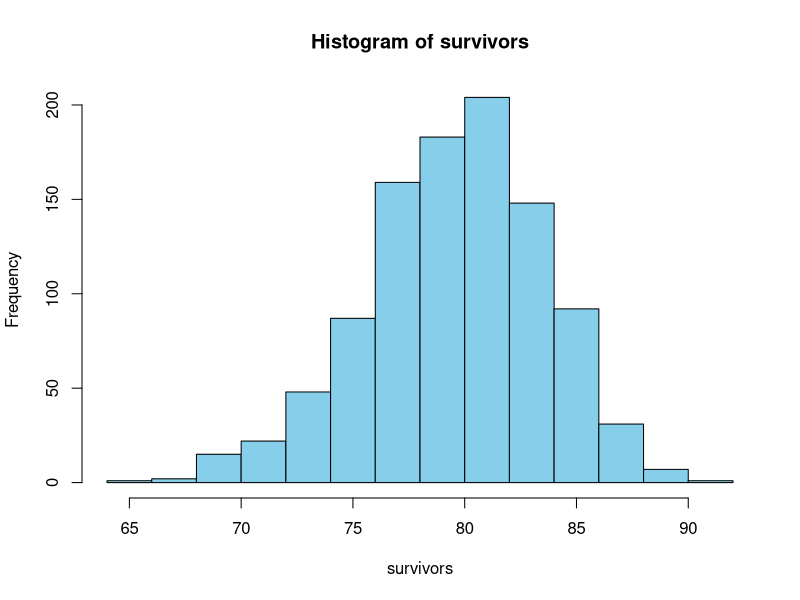
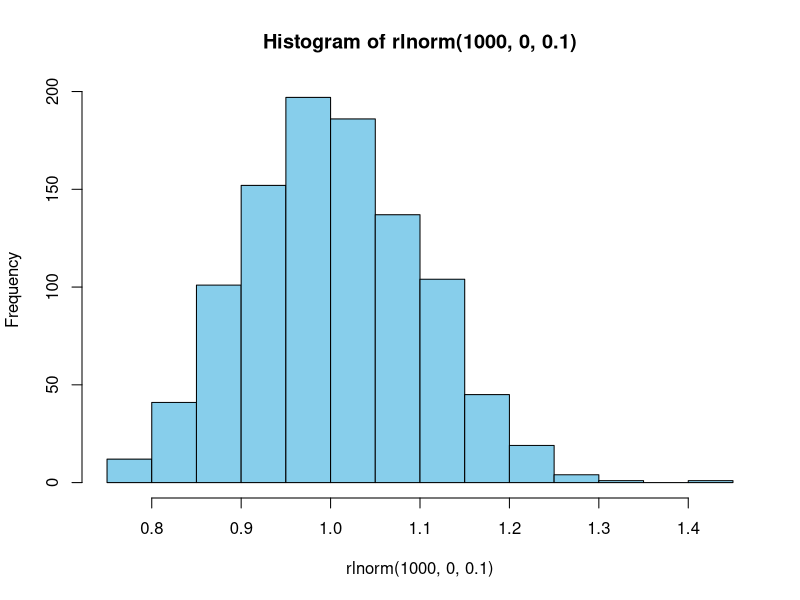
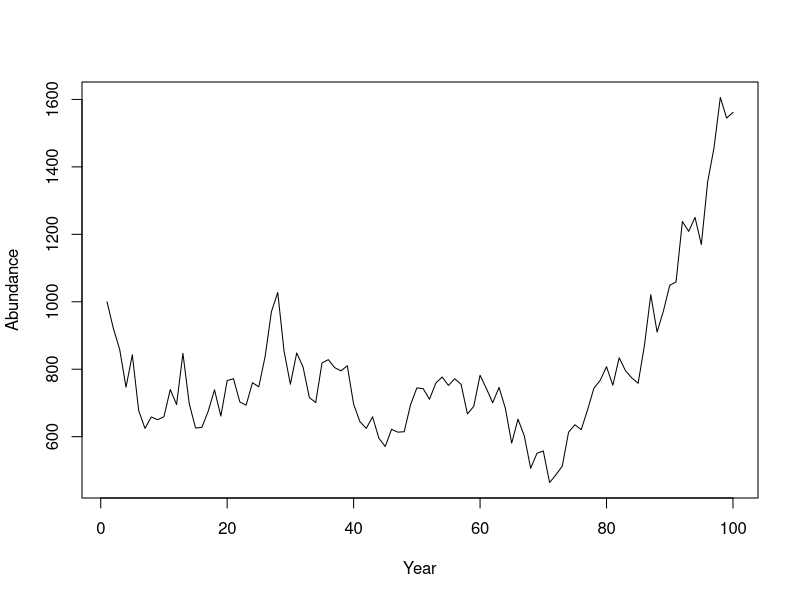
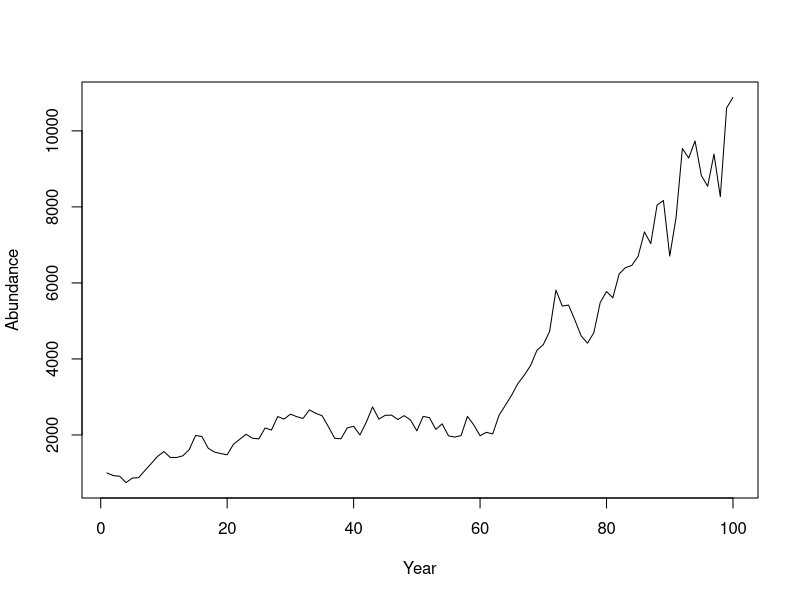
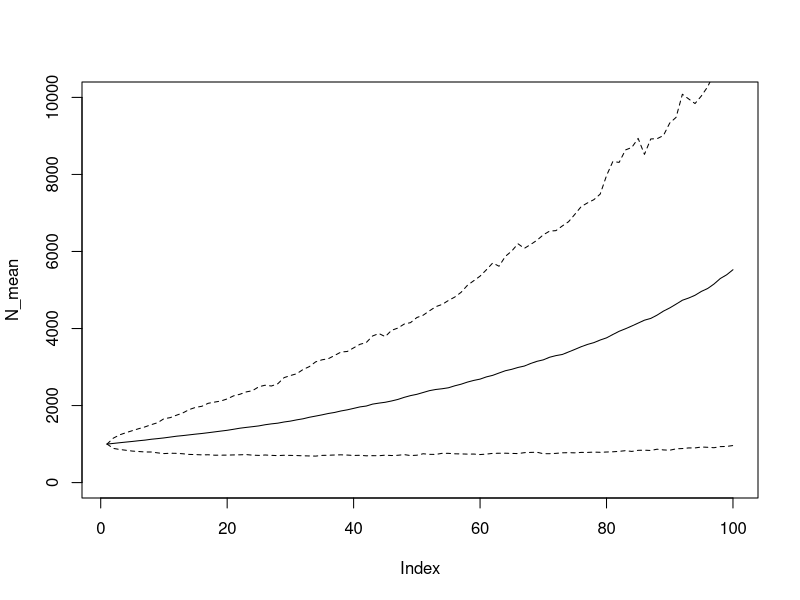
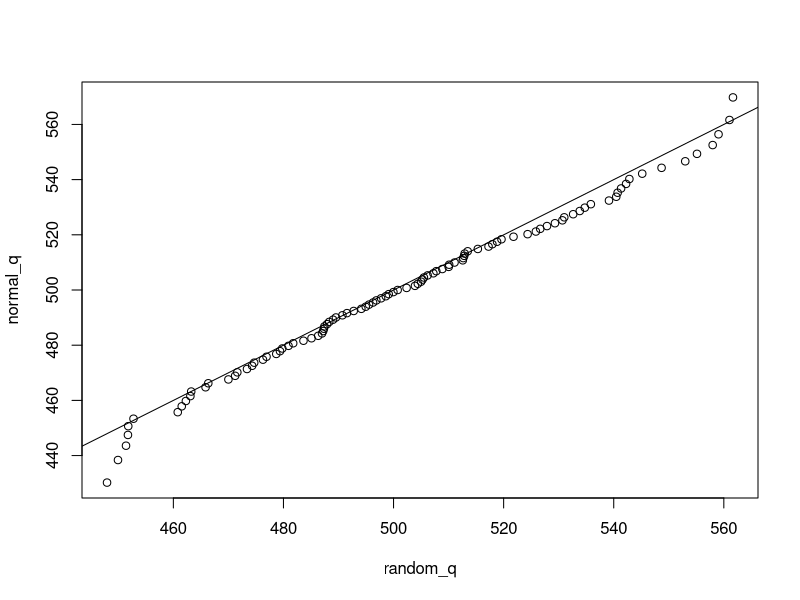
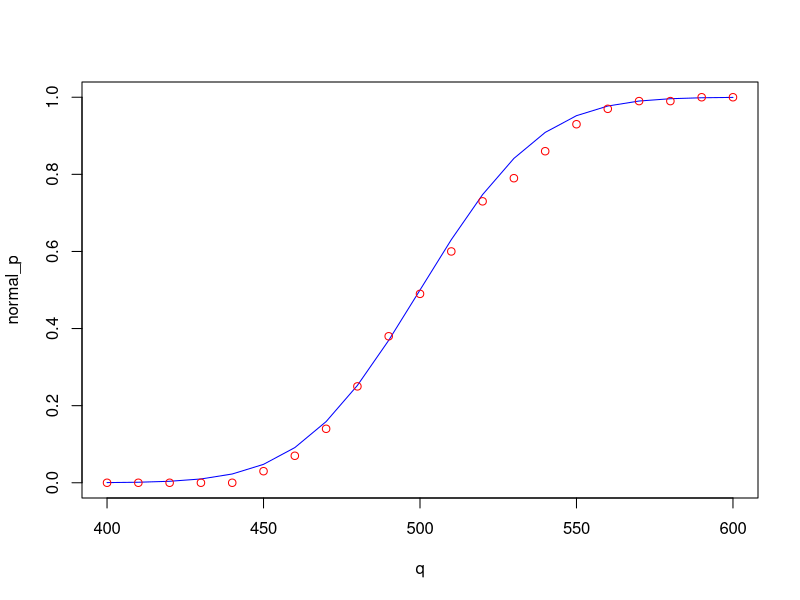

Recreate these plots in R, in order. (Note: this script raises an error after producing the figures.)
## ---- chunk 1
rm(list = ls(all = T))
knitr::opts_chunk$set(fig.align = "center")
## ---- chunk 2
rbinom(n = 1, size = 100, prob = 0.8)
## ---- chunk 3
survivors = rbinom(1000, 100, 0.8)
hist(survivors, col = "skyblue")
## ---- chunk 4
hist(rlnorm(1000, 0, 0.1), col = "skyblue")
## ---- chunk 5
sample(x = 1:10, size = 5)
## ---- chunk 6
sample(x = c("a", "b", "c"), size = 10, replace = T)
## ---- chunk 7
sample(x = c("live", "die"), size = 10, replace = T,
       prob = c(0.8, 0.2))
## ---- chunk 8
set.seed(1234)
rnorm(1)
## ---- chunk 9
x = rnorm(30, 500, 30)
## ---- chunk 10
means = replicate(n = 1000, expr = {
  x_i = sample(x, length(x), replace = T)
  mean(x_i)
})
## ---- chunk 11
se = function(x) sd(x)/sqrt(length(x))
mean(means); mean(x)
sd(means); se(x)
## ---- chunk 12
for (i in 1:5) {
  print(i^2)
}
## ---- chunk 13
for (i in 1:5) {
  i^2
}
## ---- chunk 14
results = numeric(5)
## ---- chunk 15
for (i in 1:5) {
  results[i]=i^2
}
results
## ---- chunk 16
nt = 100        # number of years
N = NULL       # container for abundance
N[1] = 1000    # first end-of-year abundance

for (t in 2:nt) {
  # N this year is N last year * growth *
    # randomness * fraction that survive harvest
  N[t] = (N[t-1] * 1.1 * rlnorm(1, 0, 0.1)) * (1 - 0.08)
}

# plot
plot(N, type = "l", pch = 15, xlab = "Year", ylab = "Abundance")
## ---- chunk 17
pop_sim = function(nt, grow, sd_grow, U, plot = F) {
  N = NULL 
  N[1] = 1000

  for (t in 2:nt) {
    N[t] = (N[t-1] * grow * rlnorm(1, 0, sd_grow)) * (1 - U)
  }
  
  if (plot) {
    plot(N, type = "l", pch = 15, xlab = "Year", ylab = "Abundance")
  }
  
  N
}
## ---- chunk 18
pop_sim(100, 1.1, 0.1, 0.08, T)
## ---- chunk 19
out = replicate(n = 1000, expr = pop_sim(100, 1.1, 0.1, 0.08, F))
## ---- chunk 20
N_mean = apply(out, 1, mean)
N_mean[1:10]
## ---- chunk 21
N_quants = apply(out, 1, function(x) quantile(x, c(0.1, 0.9)))

plot(N_mean, type = "l", ylim = c(0, 10000))
lines(N_quants[1,], lty = 2)
lines(N_quants[2,], lty = 2)
## ---- chunk 22
out10 = ifelse(out[10,] < 1000, "less10", "greater10")
table(out10)
## ---- chunk 23
out20 = ifelse(out[20,] < 1100, "less20", "greater20")
table(out20)
## ---- chunk 24
table(out10, out20)
## ---- chunk 25
round(table(out10, out20)/1000, 2)
## ---- chunk 26
mu = 500; sig = 30
## ---- chunk 27
random = rnorm(100, mu, sig)
## ---- chunk 28
p = seq(0.01, 0.99, 0.01)
random_q = quantile(random, p)
normal_q = qnorm(p, mu, sig)
plot(normal_q ~ random_q); abline(c(0,1))
## ---- chunk 29
q = seq(400, 600, 10)
random_cdf = ecdf(random)
random_p = random_cdf(q)
normal_p = pnorm(q, mu, sig)
plot(normal_p ~ q, type = "l", col = "blue")
points(random_p ~ q, col = "red")
## ---- chunk 30
sim_fit = function(n, p_old = 0.10, p_new = 0.25) {
  
  ### step 1: create the data ###
  # generate random response data
  dead_old = rbinom(n, size = 1, prob = p_old)
  dead_new = rbinom(n, size = 1, prob = p_new)
  # create the predictor variable
  method = rep(c("old", "new"), each = n)
  # create a data.frame to pass to glm
  df = data.frame(dead = c(dead_old, dead_new), method = method)
  # relevel so old is the reference
  df$method = relevel(df$method, ref = "old")
  
  ### step 2: fit the model ###
  fit = glm(dead ~ method, data = df, family = binomial)
  
  ### step 3: determine if a sig. p-value was found ###
  # extract the p-value
  pval = summary(fit)$coef[2,4]
  # determine if it was found to be significant
  pval < 0.05
}
## ---- chunk 31
I = 10  # the number of replicates at each sample size
n_try = seq(10, 50, 10)  # the test sample sizes
N = length(n_try)        # count them
# container: 
out = matrix(NA, I, N) # matrix with I rows and N columns
for (n in 1:N) {
  for (i in 1:I) {
    out[i,n] = sim_fit(n = n_try[n])
  }
}
## ---- chunk 32
plot(apply(out, 2, mean) ~ n_try, type = "l",
     xlab = "Tagged Fish per Treatment",
     ylab = "Probability of Finding Effect (Power)")
## ---- chunk 33
sim_fit = function(n, p_old = 0.10, p_new = 0.25) {
  # create the data
  dead_old = rbinom(n, size = 1, prob = p_old)
  dead_new = rbinom(n, size = 1, prob = p_new)
  # create the predictor variable
  method = rep(c("old", "new"), each = n)
  # create a data.frame to pass to glm
  df = data.frame(dead = c(dead_old, dead_new), method = method)
  # relevel so old is the reference
  df$method = relevel(df$method, ref = "old")
  # fit the model
  fit = glm(dead ~ method, data = df, family = binomial)
  # extract the p-value
  pval = summary(fit)$coef[2,4]
  # determine if it was found to be significant
  sig_pval = pval < 0.05
  # obtain the estimated mortality rate for the new method
  p_new_est = predict(fit, data.frame(method = c("new")),
                      type = "response")
  
  # determine if it is +/- 5% from the true value
  prc_est = p_new_est >= (p_new - 0.05) & p_new_est <= (p_new + 0.05)
  # return a vector with these two elements
  c(sig_pval = sig_pval, prc_est = unname(prc_est))
}

# run the analysis
I = 10  # the number of replicates at each sample size
n_try = seq(10, 50, 10)  # the test sample sizes
N = length(n_try)      # count them

# containers: 
out_sig = matrix(NA, I, N) # matrix with I rows and N columns
out_prc = matrix(NA, I, N) # matrix with I rows and N columns
for (n in 1:N) {
  for (i in 1:I) {
    tmp = sim_fit(n = n_try[n])     # run sim
    out_sig[i,n] = tmp["sig_pval"]  # extract and store significance metric
    out_prc[i,n] = tmp["prc_est"]   # extract and store precision metric
  }
}

par(mfrow = c(1,2))
plot(apply(out_sig, 2, mean) ~ n_try, type = "l",
     xlab = "Tagged Fish per Treatment",
     ylab = "Probability of Finding Effect (Power)")
plot(apply(out_prc, 2, mean) ~ n_try, type = "l",
     xlab = "Tagged Fish per Treatment",
     ylab = "Probability of A Precise Estimate")
## ---- chunk 34
# Step #1: name function and give it some arguments
ricker_sim = function(ny, params, U) {
  # extract the parameters out by name:
  alpha = params["alpha"]
  beta = params["beta"]
  sigma = params["sigma"]
  # create containers:
  # yep, you can do this
  R = S = H = NULL
  # initialize the population in the first year
    # start the population at being fished at 40%
    # with lognormal error
  R[1] = log(alpha * (1 - 0.4))/(beta * (1 - 0.4)) * exp(rnorm(1, 0, sigma))
  S[1] = R[1] * (1 - U)
  H[1] = R[1] * U
  
  # carry simulation forward through time
  for (y in 2:ny) {
    # use the ricker function with random lognormal white noise
    R[y] = S[y-1] * alpha * exp(-beta * S[y-1] + rnorm(1, 0, sigma))
    #harvest and spawners are the same as before
    S[y] = R[y] * (1 - U)
    H[y] = R[y] * U
  }
  # wrap output in a list object
  list(
    mean_H = mean(H),
    mean_S = mean(S)
    )
}
## ---- chunk 35
params = c(alpha = 6, beta = 1e-7, sigma = 0.4)
out = ricker_sim(U = 0.4, ny = 20, params = params)
#average annual harvest (in millions)
round(out$mean_S/1e6, digits = 2)
## ---- chunk 36
U_try = seq(0.4, 0.6, 0.01)
n_rep = 500
H_out = sapply(U_try, function(u) {
  replicate(n = n_rep, expr = {
    ricker_sim(U = u, ny = 20, params = params)$mean_H/1e6
  })
})
## ---- chunk 37
colnames(H_out) = U_try
boxplot(H_out, outline = F,
        xlab = "U", ylab = "Harvest (Millions of Fish)",
        col = "tomato", las = 1)
## ---- chunk 38
S_out = sapply(U_try, function(u) {
  replicate(n = n_rep, expr = {
    ricker_sim(U = u, ny = 20, params = params)$mean_S/1e6
  })
})

colnames(S_out) = U_try
boxplot(S_out, outline = F,
        xlab = "U", ylab = "Escapement (Millions of Fish)",
        col = "skyblue", las = 1)
## ---- chunk 39
# determine if each element meets escapement criterion
Smeet = S_out > (0.75 * 13)
# determine if each element meets harvest criterion
Hmeet = H_out > (1.2 * 8.5)
# calculate the probability of each occuring at a given exploitation rate
  # remember, mean of a logical vector calculate the proportion of TRUEs
p_Smeet = apply(Smeet, 2, mean)
p_Hmeet = apply(Hmeet, 2, mean)
## ---- chunk 40
# the U levels to highlight on plot
plot_U = seq(0.4, 0.6, 0.05)
# create an empty plot
plot(p_Smeet ~ p_Hmeet, type = "n",
     xlab = "Probability of Meeting Harvest Criterion",
     ylab = "Probability of Meeting Escapement Criterion")
# add gridlines
abline(v = seq(0, 1, 0.1), col = "grey")
abline(h = seq(0, 1, 0.1), col = "grey")
#draw on the tradeoff curve
lines(p_Smeet ~ p_Hmeet, type = "l", lwd = 2)
# add points and text for particular U policies
points(p_Smeet[U_try %in% plot_U] ~ p_Hmeet[U_try %in% plot_U],
       pch = 16, cex = 1.5)
text(p_Smeet[U_try %in% plot_U] ~ p_Hmeet[U_try %in% plot_U],
     labels = U_try[U_try %in% plot_U], pos = c(1,1,1,2,2))
## ---- chunk 41
dat = read.csv("Data/growth.csv")
plot(length ~ age, data = dat, pch = 16, col = "grey")
## ---- chunk 42
randomize = function(dat) {
  # number of observed pairs
  n = nrow(dat)
  # sample the rows to determine which will be kept
  keep = sample(x = 1:n, size = n, replace = T)
  # retreive these rows from the data
  dat[keep,]
}
## ---- chunk 43
fit_vonB = function(dat) {
  nls(length ~ linf * (1 - exp(-k * (age - t0))),
      data = dat,
      start = c(linf = 600, k = 0.3, t0 = -0.2)
      )
}
## ---- chunk 44
# create a vector of ages
ages = min(dat$age):max(dat$age)
pred_vonB = function(fit) {
  # extract the coefficients
  ests = coef(fit)
  # predict length-at-age
  ests["linf"] * (1 - exp(-ests["k"] * (ages - ests["t0"])))
}
## ---- chunk 45
set.seed(2)
out = replicate(n = 100, expr = {
  pred_vonB(fit = fit_vonB(dat = randomize(dat = dat)))
})

dim(out)
## ---- chunk 46
summ = apply(out, 1, function(x) c(mean = mean(x), quantile(x, c(0.025, 0.975))))
## ---- chunk 47
plot(length ~ age, data = dat, col = "grey", pch = 16,
     ylim = c(0, max(dat$length, summ["97.5%",])),
     ylab = "Length (mm)", xlab = "Age (years)")
lines(summ["mean",] ~ ages, lwd = 2)
lines(summ["2.5%",] ~ ages, col = "grey")
lines(summ["97.5%",] ~ ages, col = "grey")
abline(h = 450, col = "blue")
## ---- chunk 48
p_mat = apply(out, 1, function(x) mean(x > 450))
plot(p_mat ~ ages, type = "b", pch = 17,
     xlab = "Age (years)", ylab = "Probability of Average Fish Mature")
## ---- chunk 49
dat = read.csv("Data/ponds.csv")
plot(chl.a ~ treatment, data = dat)
## ---- chunk 50
Dobs = mean(dat$chl.a[dat$treatment == "Add"]) - mean(dat$chl.a[dat$treatment == "Control"])
Dobs
## ---- chunk 51
# x is the group: Add or Control
# y is chl.a
perm = function(x, y) {
  # turn x to a character, easier to deal with
  x = as.character(x)
  # shuffle the x values:
  x_shuff = sample(x)
  # calculate the mean of each group:
  x_bar_add = mean(y[x_shuff == "Add"])
  x_bar_ctl = mean(y[x_shuff == "Control"])
  # calculate the difference:
  x_bar_add - x_bar_ctl
}
## ---- chunk 52
perm(x = dat$treatment, y = dat$chl.a)
## ---- chunk 53
Dnull = replicate(n = 5000, expr = perm(x = dat$treatment, y = dat$chl.a))
## ---- chunk 54
hist(Dnull, col = "grey")
abline(v = Dobs, col = "blue", lwd = 3, lty = 2)
## ---- chunk 55
mean(abs(Dnull) >= Dobs)
